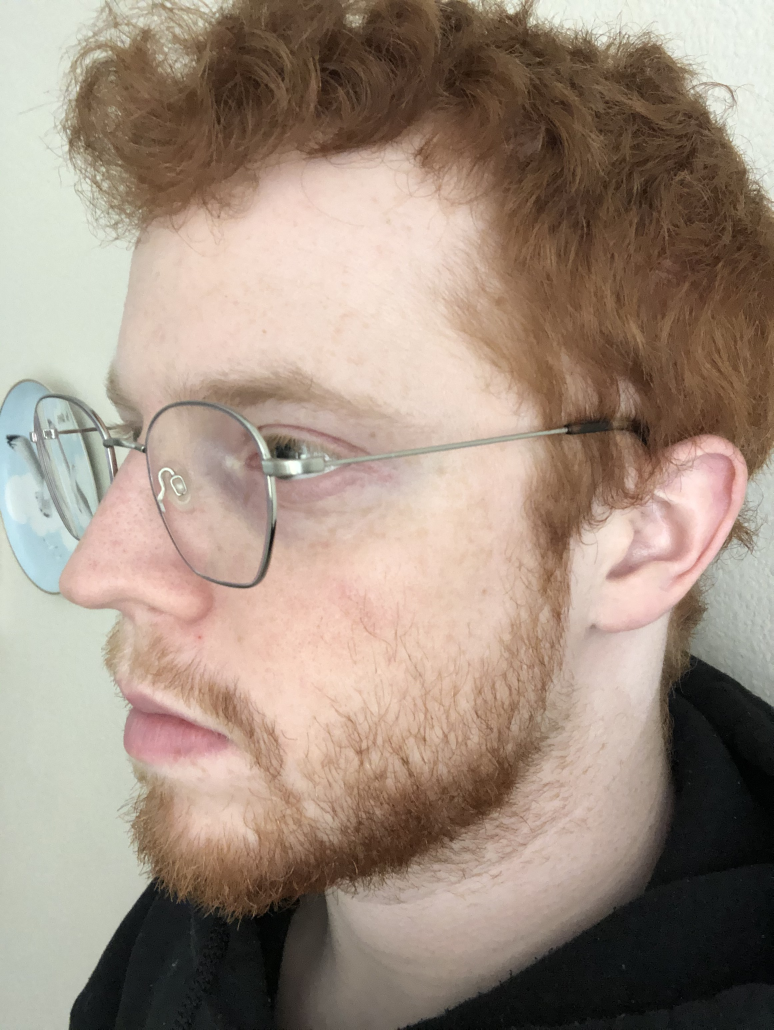
#> input picture cv/image_alignment/side1.jpg, 2320 x 3088 px (shown at 1/3 size)
$ python align_reg_tutorial.py
#> lines starting #> are read from the running program, lines starting #| are printed output that depends on the picture
#> in driver, im1 is the input picture: shape (3088, 2320, 3); mean B, G, R 127.5, 141.7, 159.2
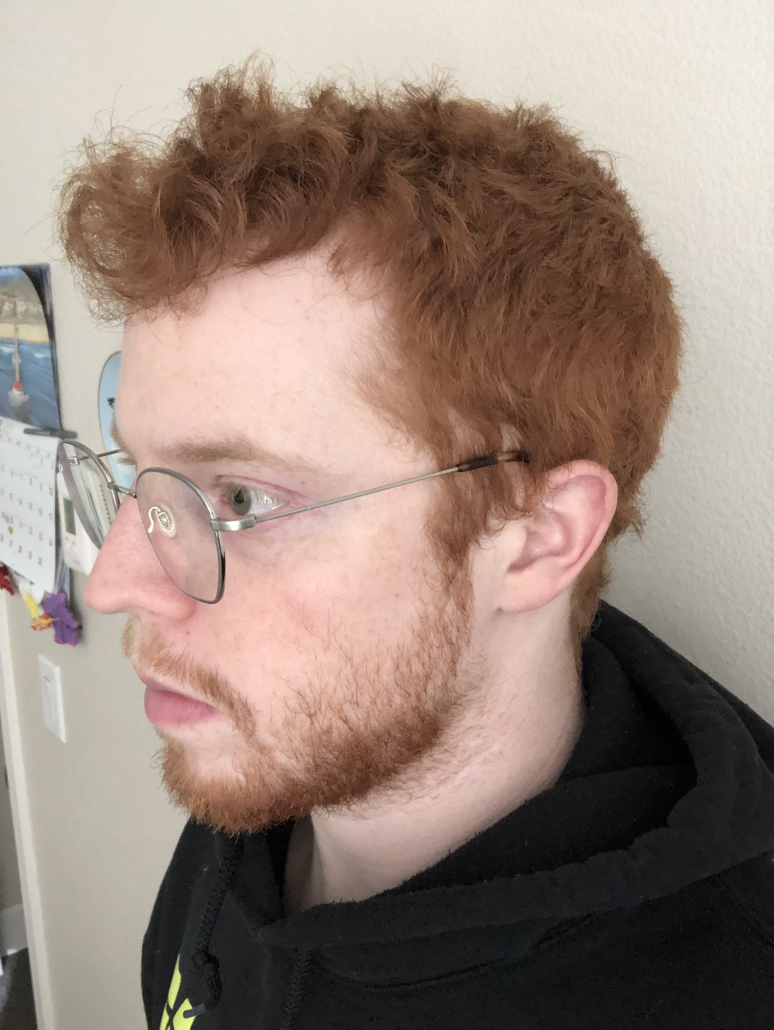
#> input picture cv/image_alignment/side2.jpg, 2320 x 3088 px (shown at 1/3 size)
#> in driver, template is the input picture: shape (3088, 2320, 3); mean B, G, R 122.5, 133, 151.5
#!/usr/bin/env python3

#Tutorial Link: https://www.pyimagesearch.com/2020/08/31/image-alignment-and-registration-with-opencv/

#This tutorial goes over how to perform image alignemnt and registration which is aligning pictures of
#the same thing taken from difference perspectives


import numpy as np
import imutils
import cv2

def align_images(image, template, maxFeatures=500, nt=0.2, debug=False):
#> called with maxFeatures = 500, nt = 0.2, debug = False
    imageGray  = cv2.cvtColor(image, cv2.COLOR_BGR2GRAY)
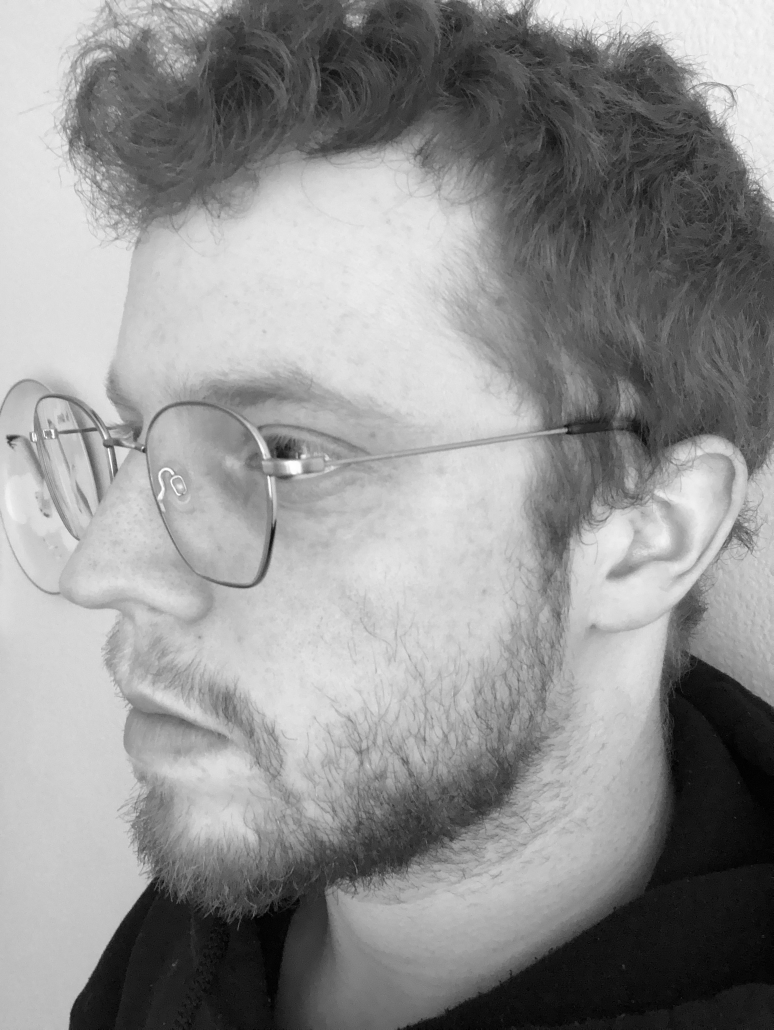
#> imageGray: shape (3088, 2320) (shown at 1/3 size); min 0, max 255, mean 145.3
    templateGray = cv2.cvtColor(template, cv2.COLOR_BGR2GRAY)
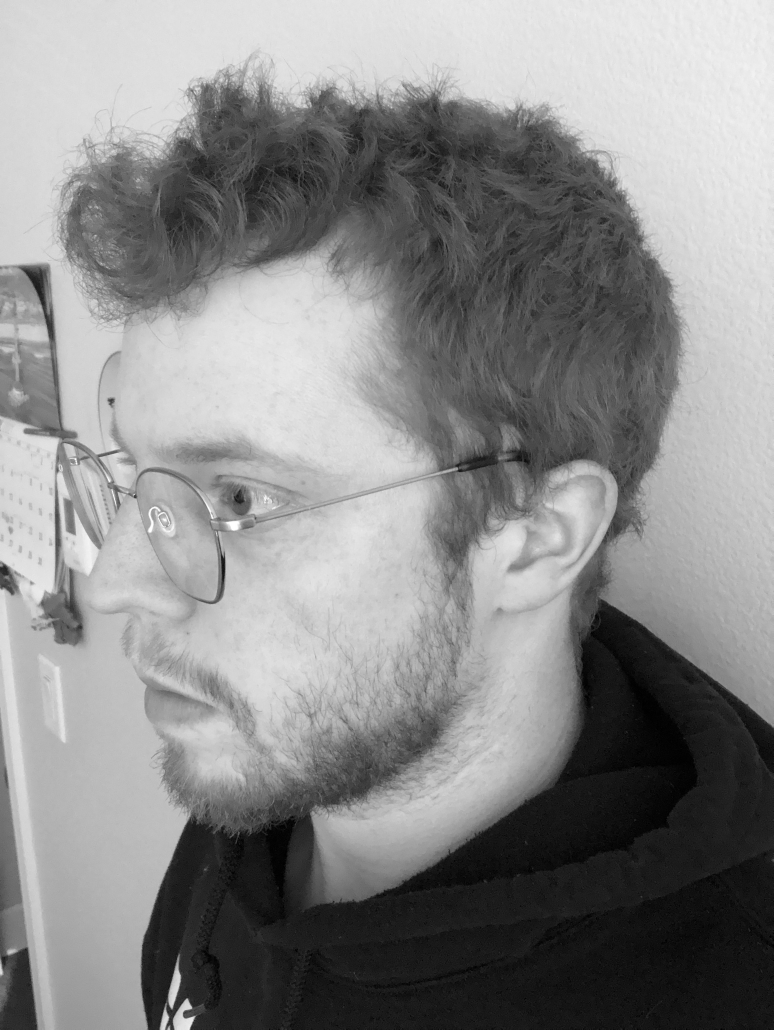
#> templateGray: shape (3088, 2320) (shown at 1/3 size); min 0, max 255, mean 137.3
    # use ORB to detect keypoints and extract (binary) local
    # invariant features
    orb = cv2.ORB_create(maxFeatures)
    (kpsA, descsA) = orb.detectAndCompute(imageGray, None)
#> kpsA = 500 keypoints; strongest (x, y, size): (325, 1345, 31), (324, 1345, 37.2), (325, 1346, 53.6), (326, 1348, 64.3)
    (kpsB, descsB) = orb.detectAndCompute(templateGray, None)
#> kpsB = 500 keypoints; strongest (x, y, size): (560, 2998, 77.1), (560, 2996, 64.3), (514, 3021, 64.3), (562, 2996, 53.6)
    #print(kpsA[0].pt)
    # match the features
    method = cv2.DESCRIPTOR_MATCHER_BRUTEFORCE_HAMMING
    matcher = cv2.DescriptorMatcher_create(method)
    matches = matcher.match(descsA, descsB, None)
#> matches = 500 matches
    # [6 lines of commented-out code are left out]
    matches = sorted(matches, key=lambda x:x.distance)
    '''
    best = matches[4]
    bq = best.queryIdx
    bi = best.imgIdx
    bt = best.trainIdx
    bq_pt = kpsA[bq].pt
    bt_pt = kpsB[bt].pt
    #bi_pt = kpsB[bi].pt
    print(bi)

    print(bq_pt)
    print(bt_pt)
    x,y = bq_pt
    x2,y2 = bt_pt'''
    # [7 lines of commented-out code are left out]
    keep = int(len(matches) * nt)
#> keep = 100
    matches = matches[:keep]
#> matches = 100 matches
    # check to see if we should visualize the matched keypoints
    if debug:
        matchedVis = cv2.drawMatches(image, kpsA, template, kpsB,
            matches, None)
        matchedVis = imutils.resize(matchedVis, width=1000)
        cv2.imshow("Matched Keypoints", matchedVis)
        cv2.waitKey(0)


    # allocate memory for the keypoints (x, y)-coordinates from the
    # top matches -- we'll use these coordinates to compute our
    # homography matrix
    ptsA = np.zeros((len(matches), 2), dtype="float")
#> ptsA = 100 pairs, first value 0 to 0, second value 0 to 0
    ptsB = np.zeros((len(matches), 2), dtype="float")
#> ptsB = 100 pairs, first value 0 to 0, second value 0 to 0
    # loop over the top matches
    for (i, m) in enumerate(matches):
        # indicate that the two keypoints in the respective images
        # map to each other
        ptsA[i] = kpsA[m.queryIdx].pt
        ptsB[i] = kpsB[m.trainIdx].pt
#> this loop made 100 passes
#> after the loop, ptsA = 100 pairs, first value 32 to 2280, second value 72.58 to 2746.8; ptsB = 100 pairs, first value 76.72 to 1882.8, second value 253 to 3049.2

    #print(ptsA[0])
    #print(ptsB[0])


    # compute the homography matrix between the two sets of matched
    # points
    (H, mask) = cv2.findHomography(ptsA, ptsB, method=cv2.RANSAC)
#> H = [[0.477, -0.00921, 216.9], [-0.192, 0.437, 801.4], [-0.000103, -6.54e-05, 1]]; mask = 100 values, max 1 at index 0, min 0 at index 1, mean 0.18
    # use the homography matrix to align the images
    (h, w) = template.shape[:2]
#> h = 3088; w = 2320
    aligned = cv2.warpPerspective(image, H, (w, h))
    # [6 lines of commented-out code are left out]

    return aligned


def driver():
    im1 = cv2.imread('side1.jpg')
    #template
    template = cv2.imread('side2.jpg')

    aligned_im = align_images(im1,template,debug=False)

     # resize both the aligned and template images so we can easily
    # visualize them on our screen
    aligned = imutils.resize(aligned_im, width=700)
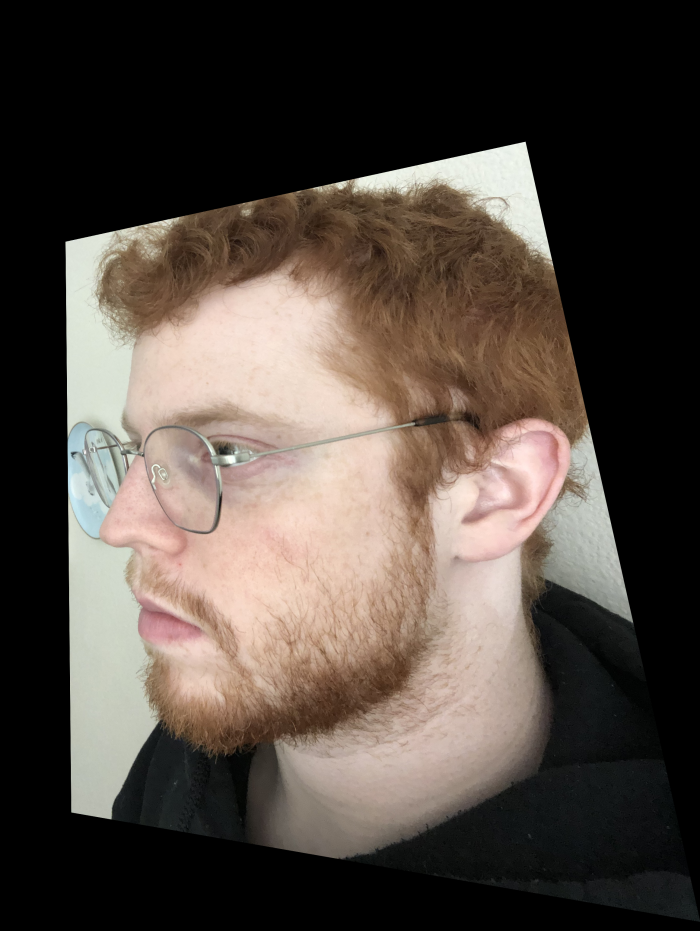
#> aligned: shape (931, 700, 3); mean B, G, R 66.2, 73.5, 83.1
    template = imutils.resize(template, width=700)
#> template: shape (931, 700, 3)
    # our first output visualization of the image alignment will be a
    # side-by-side comparison of the output aligned image and the
    # templates
    stacked = np.hstack([aligned, template])
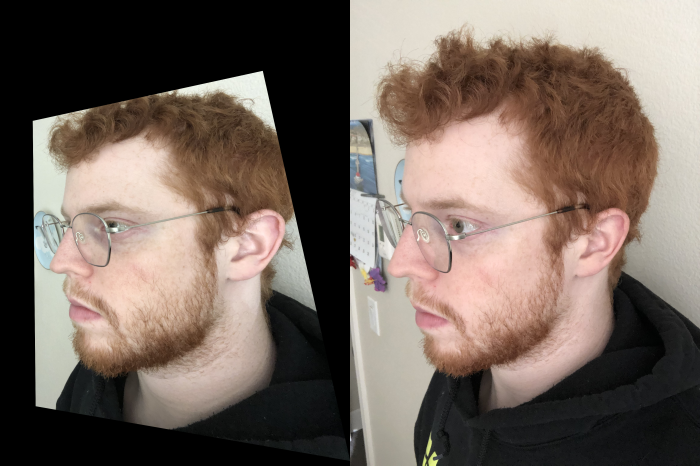
#> stacked: shape (931, 1400, 3) (shown at 1/2 size); mean B, G, R 94.3, 103.3, 117.3

    # our second image alignment visualization will be *overlaying* the
    # aligned image on the template, that way we can obtain an idea of
    # how good our image alignment is
    overlay = template.copy()
    output = aligned.copy()
    cv2.addWeighted(overlay, 0.5, output, 0.5, 0, output)
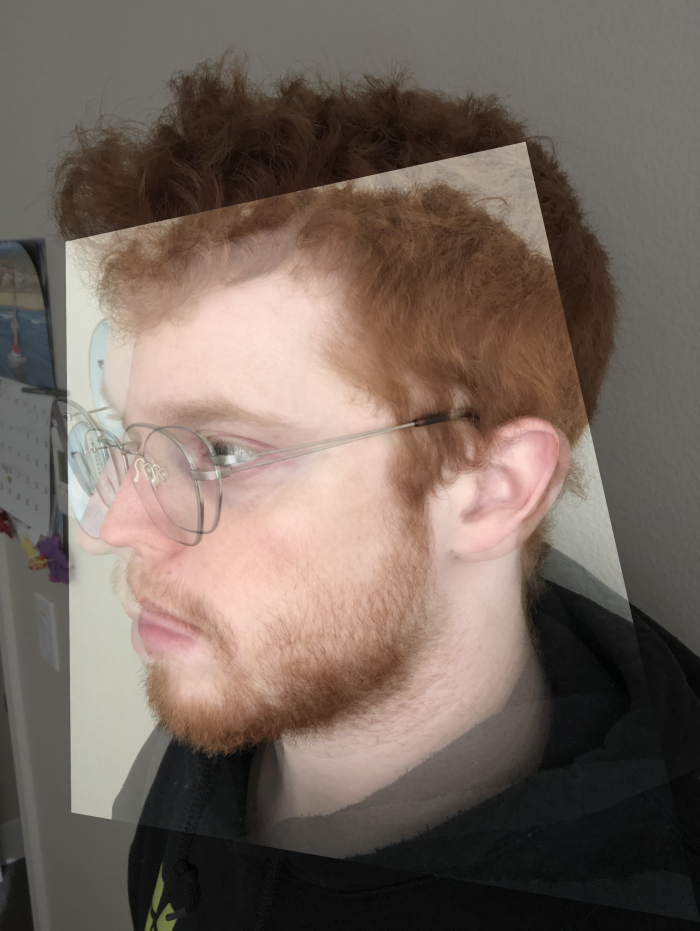
#> output: shape (931, 700, 3); mean B, G, R 94.3, 103.3, 117.3
    # show the two output image alignment visualizations
    cv2.imshow("Image Alignment Stacked", stacked)
    cv2.imshow("Image Alignment Overlay", output)
    cv2.waitKey(0)


if __name__ == "__main__":
    driver()
